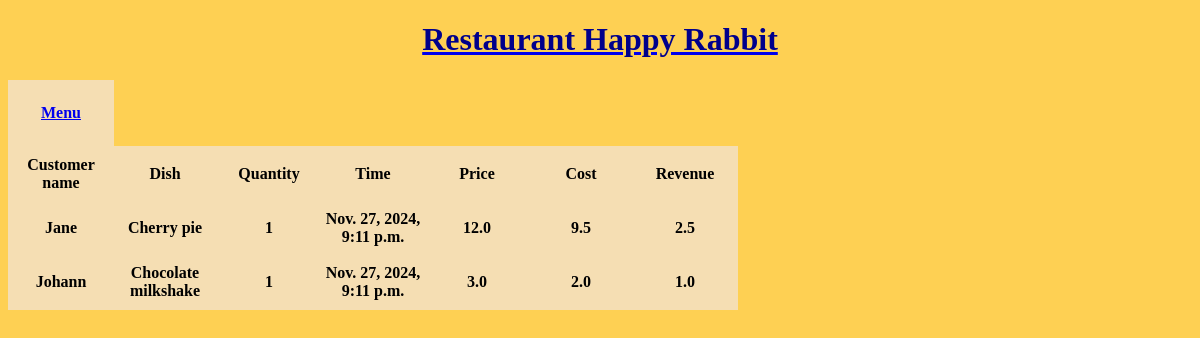
The page /days/67/purchases/ on the database its author committed.
### Inventory/models.py (models this page shows, shortened)
class Purchase(models.Model):
    customer_name = models.CharField(max_length=30)
    purchase_time = models.DateTimeField(default=datetime.now())
    purchased_item = models.ForeignKey(MenuItem, on_delete=models.CASCADE)
    quantity = models.IntegerField(default=0)
    purchase_day = models.ForeignKey("Day", on_delete=models.CASCADE, null=True)

class MenuItem(models.Model):
    item_name = models.CharField(max_length=30)
    price = models.FloatField(default=0.0)
    cost = models.FloatField(default=0.0)
    revenue = models.FloatField(default=0.0)
    def __str__(self):
        return self.item_name

### Inventory/views.py (the view)
# urls.py: path('days/<pk>/purchases/', views.PurchasesByDayView.as_view(), name='purchasesbyday'),
class PurchasesByDayView(DetailView):
    model = Day
    template_name = 'Inventory/purchases_sort_by_day.html'
    context_object_name = 'day'

### Inventory/templates/Inventory/purchases_sort_by_day.html (shortened to what this page needs)
{% extends 'Inventory/base.html' %}
{% load static %}
{% block content %}
<table>
    <tr>
        <th>Customer name</th>
        <th>Dish</th>
        <th>Quantity</th>
        <th>Time</th>
        <th>Price</th>
        <th>Cost</th>
        <th>Revenue</th>
    </tr>
    {% for purchase in day.purchase_set.all %}
    <tr>
        <th>{{ purchase.customer_name }}</th>
        <th>{{ purchase.purchased_item }}</th>
        <th>{{ purchase.quantity }}</th>
        <th>{{ purchase.purchase_time }}</th>
        <th>{{ purchase.purchased_item.price }}</th>
        <th>{{ purchase.purchased_item.cost }}</th>
        <th>{{ purchase.purchased_item.revenue }}</th>
    </tr>
     {% endfor %}
</table>
{% endblock %}

### static/style.css (style rules this page uses)
body { background-color: hsla(44, 99%, 63%, 0.91); }
table { height: 50%; background-color: wheat; margin-right: auto; }
td, th { width: 100px; height: 50px; text-align: center; }

### rows shown on the page
Purchase: customer_name "Jane", purchased_item "Cherry pie", quantity "1", purchase_time "Nov. 27, 2024, 9:11 p.m.", purchased_item.price "12.0", purchased_item.cost "9.5", purchased_item.revenue "2.5"
Purchase: customer_name "Johann", purchased_item "Choсolate milkshake", quantity "1", purchase_time "Nov. 27, 2024, 9:11 p.m.", purchased_item.price "3.0", purchased_item.cost "2.0", purchased_item.revenue "1.0"
